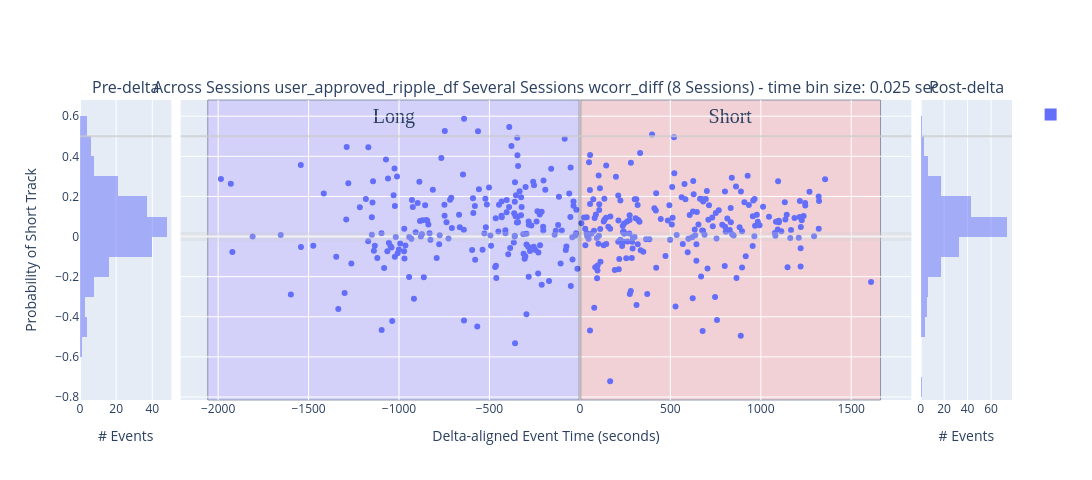

Notebook code cell kept with this figure:
### Code cell
## User non-selected:
scatter_title = f'user_approved_ripple_df Several Sessions {variable_name}'
# variable_name = 'wcorr_abs_diff'
px_scatter_kwargs = {'x': 'delta_aligned_start_t', 'y': variable_name, 'title': scatter_title, 'range_y': [0.0, 1.0], 'labels': {'session_name': 'Session', 'time_bin_size': 'tbin_size'}} # , 'color': 'time_bin_size'
new_fig_ripples, figure_context = plotly_pre_post_delta_scatter(data_results_df=deepcopy(user_approved_ripple_df), out_scatter_fig=None, histogram_bins=histogram_bins,
                        px_scatter_kwargs=px_scatter_kwargs, histogram_variable_name=variable_name, forced_range_y=None,
                        time_delta_tuple=(earliest_delta_aligned_t_start, 0.0, latest_delta_aligned_t_end), is_dark_mode=is_dark_mode)
_extras_output_dict["y_mid_line"] = new_fig_ripples.add_hline(y=0.5, line=dict(color="rgba(0.8,0.8,0.8,.75)", width=2), row='all', col='all')
new_fig_ripples.update_layout(fig_size_kwargs)
new_fig_ripples

### Figure 1 — Plotly figure (JSON) as saved in the notebook; plotly's stock layout.template omitted (floating-point values rounded to 4 significant figures; data arrays with more than 128 entries replaced by an {"elided": "..."} marker saying what was removed)
{"data": [{"alignmentgroup": "True", "bingroup": "y", "hovertemplate": "count=%{x}<br>wcorr_diff=%{y}<extra></extra>", "legendgroup": "", "marker": {"color": "#636efa", "opacity": 0.5, "pattern": {"shape": ""}}, "name": "", "nbinsy": 25, "offsetgroup": "", "orientation": "h", "showlegend": true, "type": "histogram", "xaxis": "x", "y": {"elided": "196 float values"}, "yaxis": "y"}, {"hovertemplate": "delta_aligned_start_t=%{x}<br>wcorr_diff=%{y}<extra></extra>", "legendgroup": "", "marker": {"color": "#636efa", "symbol": "circle"}, "mode": "markers", "name": "", "orientation": "v", "showlegend": false, "type": "scatter", "x": {"elided": "406 float values"}, "xaxis": "x2", "y": {"elided": "406 float values"}, "yaxis": "y2"}, {"alignmentgroup": "True", "bingroup": "y", "hovertemplate": "count=%{x}<br>wcorr_diff=%{y}<extra></extra>", "legendgroup": "", "marker": {"color": "#636efa", "opacity": 0.5, "pattern": {"shape": ""}}, "name": "", "nbinsy": 25, "offsetgroup": "", "orientation": "h", "showlegend": false, "type": "histogram", "xaxis": "x3", "y": {"elided": "210 float values"}, "yaxis": "y3"}], "layout": {"annotations": [{"font": {"size": 16}, "showarrow": false, "text": "Pre-delta", "x": 0.049, "xanchor": "center", "xref": "paper", "y": 1, "yanchor": "bottom", "yref": "paper"}, {"font": {"size": 16}, "showarrow": false, "text": "Across Sessions user_approved_ripple_df Several Sessions wcorr_diff (8 Sessions) - time bin size: 0.025 sec", "x": 0.5, "xanchor": "center", "xref": "paper", "y": 1, "yanchor": "bottom", "yref": "paper"}, {"font": {"size": 16}, "showarrow": false, "text": "Post-delta", "x": 0.951, "xanchor": "center", "xref": "paper", "y": 1, "yanchor": "bottom", "yref": "paper"}], "barmode": "overlay", "height": 480, "shapes": [{"line": {"color": "rgba(0.8,0.8,0.8,.25)", "width": 9}, "type": "line", "x0": 0, "x1": 1, "xref": "x2 domain", "y0": 0, "y1": 0, "yref": "y2"}, {"line": {"color": "rgba(1,1,1,.25)", "width": 3}, "type": "line", "x0": 0, "x1": 0, "xref": "x2", "y0": 0, "y1": 1, "yref": "y2 domain"}, {"fillcolor": "#c2b8ff", "label": {"font": {"family": "Times New Roman", "size": 20}, "text": "Long", "textposition": "top center"}, "layer": "below", "line": {"width": 1}, "opacity": 0.5, "type": "rect", "x0": -2057.0, "x1": 0, "xref": "x2", "y0": 0, "y1": 1, "yref": "y2 domain"}, {"fillcolor": "#ffb8b8", "label": {"font": {"family": "Times New Roman", "size": 20}, "text": "Short", "textposition": "top center"}, "layer": "below", "line": {"width": 1}, "opacity": 0.5, "type": "rect", "x0": 0, "x1": 1662.0, "xref": "x2", "y0": 0, "y1": 1, "yref": "y2 domain"}, {"line": {"color": "rgba(0.8,0.8,0.8,.75)", "width": 2}, "type": "line", "x0": 0, "x1": 1, "xref": "x domain", "y0": 0.5, "y1": 0.5, "yref": "y"}, {"line": {"color": "rgba(0.8,0.8,0.8,.75)", "width": 2}, "type": "line", "x0": 0, "x1": 1, "xref": "x2 domain", "y0": 0.5, "y1": 0.5, "yref": "y2"}, {"line": {"color": "rgba(0.8,0.8,0.8,.75)", "width": 2}, "type": "line", "x0": 0, "x1": 1, "xref": "x3 domain", "y0": 0.5, "y1": 0.5, "yref": "y3"}], "width": 1650, "xaxis": {"anchor": "y", "domain": [0, 0.098], "title": {"text": "# Events"}}, "xaxis2": {"anchor": "y2", "domain": [0.108, 0.892], "title": {"text": "Delta-aligned Event Time (seconds)"}}, "xaxis3": {"anchor": "y3", "domain": [0.902, 1], "title": {"text": "# Events"}}, "yaxis": {"anchor": "x", "domain": [0, 1], "title": {"text": "Probability of Short Track"}}, "yaxis2": {"anchor": "x2", "domain": [0, 1], "matches": "y", "showticklabels": false}, "yaxis3": {"anchor": "x3", "domain": [0, 1], "matches": "y", "showticklabels": false}}}
